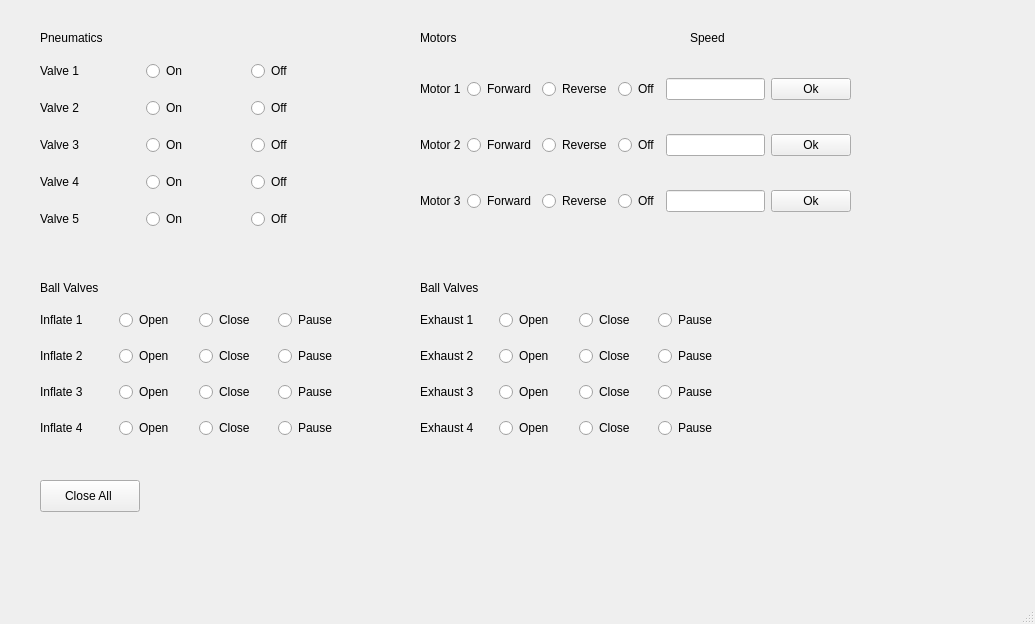
<?xml version="1.0" encoding="UTF-8"?>
<ui version="4.0">
 <class>DebugWindow</class>
 <widget class="QMainWindow" name="DebugWindow">
  <property name="geometry">
   <rect>
    <x>0</x>
    <y>0</y>
    <width>1035</width>
    <height>624</height>
   </rect>
  </property>
  <property name="windowTitle">
   <string>MainWindow</string>
  </property>
  <widget class="QWidget" name="centralwidget">
   <widget class="QWidget" name="gridLayoutWidget">
    <property name="geometry">
     <rect>
      <x>40</x>
      <y>50</y>
      <width>311</width>
      <height>191</height>
     </rect>
    </property>
    <layout class="QGridLayout" name="gridLayout">
     <item row="1" column="1">
      <widget class="QRadioButton" name="Valve2On">
       <property name="text">
        <string>On</string>
       </property>
       <attribute name="buttonGroup">
        <string notr="true">buttonGroup_2</string>
       </attribute>
      </widget>
     </item>
     <item row="2" column="2">
      <widget class="QRadioButton" name="Valve3Off">
       <property name="text">
        <string>Off</string>
       </property>
       <attribute name="buttonGroup">
        <string notr="true">buttonGroup_3</string>
       </attribute>
      </widget>
     </item>
     <item row="3" column="1">
      <widget class="QRadioButton" name="Valve4On">
       <property name="text">
        <string>On</string>
       </property>
       <attribute name="buttonGroup">
        <string notr="true">buttonGroup_4</string>
       </attribute>
      </widget>
     </item>
     <item row="2" column="1">
      <widget class="QRadioButton" name="Valve3On">
       <property name="text">
        <string>On</string>
       </property>
       <attribute name="buttonGroup">
        <string notr="true">buttonGroup_3</string>
       </attribute>
      </widget>
     </item>
     <item row="4" column="2">
      <widget class="QRadioButton" name="Valve5Off">
       <property name="text">
        <string>Off</string>
       </property>
       <attribute name="buttonGroup">
        <string notr="true">buttonGroup_5</string>
       </attribute>
      </widget>
     </item>
     <item row="4" column="1">
      <widget class="QRadioButton" name="Valve5On">
       <property name="text">
        <string>On</string>
       </property>
       <attribute name="buttonGroup">
        <string notr="true">buttonGroup_5</string>
       </attribute>
      </widget>
     </item>
     <item row="3" column="2">
      <widget class="QRadioButton" name="Valve4Off">
       <property name="text">
        <string>Off</string>
       </property>
       <attribute name="buttonGroup">
        <string notr="true">buttonGroup_4</string>
       </attribute>
      </widget>
     </item>
     <item row="0" column="0">
      <widget class="QLabel" name="label_1">
       <property name="text">
        <string>Valve 1</string>
       </property>
      </widget>
     </item>
     <item row="1" column="0">
      <widget class="QLabel" name="label_2">
       <property name="text">
        <string>Valve 2</string>
       </property>
      </widget>
     </item>
     <item row="2" column="0">
      <widget class="QLabel" name="label_3">
       <property name="text">
        <string>Valve 3</string>
       </property>
      </widget>
     </item>
     <item row="3" column="0">
      <widget class="QLabel" name="label_4">
       <property name="text">
        <string>Valve 4</string>
       </property>
      </widget>
     </item>
     <item row="4" column="0">
      <widget class="QLabel" name="label_5">
       <property name="text">
        <string>Valve 5</string>
       </property>
      </widget>
     </item>
     <item row="1" column="2">
      <widget class="QRadioButton" name="Valve2Off">
       <property name="text">
        <string>Off</string>
       </property>
       <attribute name="buttonGroup">
        <string notr="true">buttonGroup_2</string>
       </attribute>
      </widget>
     </item>
     <item row="0" column="1">
      <widget class="QRadioButton" name="Valve1On">
       <property name="text">
        <string>On</string>
       </property>
      </widget>
     </item>
     <item row="0" column="2">
      <widget class="QRadioButton" name="Valve1Off">
       <property name="text">
        <string>Off</string>
       </property>
      </widget>
     </item>
    </layout>
   </widget>
   <widget class="QLabel" name="Pneumatics_label">
    <property name="geometry">
     <rect>
      <x>40</x>
      <y>30</y>
      <width>81</width>
      <height>16</height>
     </rect>
    </property>
    <property name="text">
     <string>Pneumatics</string>
    </property>
   </widget>
   <widget class="QWidget" name="gridLayoutWidget_2">
    <property name="geometry">
     <rect>
      <x>40</x>
      <y>300</y>
      <width>311</width>
      <height>151</height>
     </rect>
    </property>
    <layout class="QGridLayout" name="gridLayout_2">
     <item row="0" column="2">
      <widget class="QRadioButton" name="Ball1OffRbtn">
       <property name="text">
        <string>Close</string>
       </property>
       <attribute name="buttonGroup">
        <string notr="true">buttonGroup_9</string>
       </attribute>
      </widget>
     </item>
     <item row="2" column="2">
      <widget class="QRadioButton" name="Ball3OffRbtn">
       <property name="text">
        <string>Close</string>
       </property>
       <attribute name="buttonGroup">
        <string notr="true">buttonGroup_11</string>
       </attribute>
      </widget>
     </item>
     <item row="0" column="0">
      <widget class="QLabel" name="BV1lbl">
       <property name="text">
        <string>Inflate 1</string>
       </property>
      </widget>
     </item>
     <item row="0" column="1">
      <widget class="QRadioButton" name="Ball1OnRbtn">
       <property name="text">
        <string>Open</string>
       </property>
       <attribute name="buttonGroup">
        <string notr="true">buttonGroup_9</string>
       </attribute>
      </widget>
     </item>
     <item row="1" column="2">
      <widget class="QRadioButton" name="Ball2OffRbtn">
       <property name="text">
        <string>Close</string>
       </property>
       <attribute name="buttonGroup">
        <string notr="true">buttonGroup_10</string>
       </attribute>
      </widget>
     </item>
     <item row="3" column="0">
      <widget class="QLabel" name="BV4lbl">
       <property name="text">
        <string>Inflate 4</string>
       </property>
      </widget>
     </item>
     <item row="2" column="0">
      <widget class="QLabel" name="BV3lbl">
       <property name="text">
        <string>Inflate 3</string>
       </property>
      </widget>
     </item>
     <item row="1" column="1">
      <widget class="QRadioButton" name="Ball2OnRbtn">
       <property name="text">
        <string>Open</string>
       </property>
       <attribute name="buttonGroup">
        <string notr="true">buttonGroup_10</string>
       </attribute>
      </widget>
     </item>
     <item row="3" column="1">
      <widget class="QRadioButton" name="Ball4OnRbtn">
       <property name="text">
        <string>Open</string>
       </property>
       <attribute name="buttonGroup">
        <string notr="true">buttonGroup_12</string>
       </attribute>
      </widget>
     </item>
     <item row="2" column="1">
      <widget class="QRadioButton" name="Ball3OnRbtn">
       <property name="text">
        <string>Open</string>
       </property>
       <attribute name="buttonGroup">
        <string notr="true">buttonGroup_11</string>
       </attribute>
      </widget>
     </item>
     <item row="1" column="0">
      <widget class="QLabel" name="BV2lbl">
       <property name="text">
        <string>Inflate 2</string>
       </property>
      </widget>
     </item>
     <item row="3" column="2">
      <widget class="QRadioButton" name="Ball4OffRbtn">
       <property name="text">
        <string>Close</string>
       </property>
       <attribute name="buttonGroup">
        <string notr="true">buttonGroup_12</string>
       </attribute>
      </widget>
     </item>
     <item row="0" column="3">
      <widget class="QRadioButton" name="BVallPause">
       <property name="text">
        <string>Pause</string>
       </property>
       <attribute name="buttonGroup">
        <string notr="true">buttonGroup_9</string>
       </attribute>
      </widget>
     </item>
     <item row="1" column="3">
      <widget class="QRadioButton" name="BVallPause_2">
       <property name="text">
        <string>Pause</string>
       </property>
       <attribute name="buttonGroup">
        <string notr="true">buttonGroup_10</string>
       </attribute>
      </widget>
     </item>
     <item row="2" column="3">
      <widget class="QRadioButton" name="BVallPause_3">
       <property name="text">
        <string>Pause</string>
       </property>
       <attribute name="buttonGroup">
        <string notr="true">buttonGroup_11</string>
       </attribute>
      </widget>
     </item>
     <item row="3" column="3">
      <widget class="QRadioButton" name="BVallPause_4">
       <property name="text">
        <string>Pause</string>
       </property>
       <attribute name="buttonGroup">
        <string notr="true">buttonGroup_12</string>
       </attribute>
      </widget>
     </item>
    </layout>
   </widget>
   <widget class="QLabel" name="Ball_valve_label">
    <property name="geometry">
     <rect>
      <x>40</x>
      <y>280</y>
      <width>71</width>
      <height>16</height>
     </rect>
    </property>
    <property name="text">
     <string>Ball Valves</string>
    </property>
   </widget>
   <widget class="QWidget" name="gridLayoutWidget_3">
    <property name="geometry">
     <rect>
      <x>420</x>
      <y>50</y>
      <width>431</width>
      <height>191</height>
     </rect>
    </property>
    <layout class="QGridLayout" name="gridLayout_3">
     <item row="2" column="2">
      <widget class="QRadioButton" name="Motor3_rev">
       <property name="text">
        <string>Reverse</string>
       </property>
       <attribute name="buttonGroup">
        <string notr="true">buttonGroup_8</string>
       </attribute>
      </widget>
     </item>
     <item row="1" column="0">
      <widget class="QLabel" name="Motor2_label">
       <property name="text">
        <string>Motor 2</string>
       </property>
      </widget>
     </item>
     <item row="0" column="4">
      <widget class="QLineEdit" name="Motor1_speed">
       <property name="focusPolicy">
        <enum>Qt::StrongFocus</enum>
       </property>
       <property name="readOnly">
        <bool>false</bool>
       </property>
      </widget>
     </item>
     <item row="2" column="0">
      <widget class="QLabel" name="Motor3_label">
       <property name="text">
        <string>Motor 3</string>
       </property>
      </widget>
     </item>
     <item row="1" column="2">
      <widget class="QRadioButton" name="Motor2_rev">
       <property name="text">
        <string>Reverse</string>
       </property>
       <attribute name="buttonGroup">
        <string notr="true">buttonGroup_7</string>
       </attribute>
      </widget>
     </item>
     <item row="0" column="5">
      <widget class="QPushButton" name="send_speed1">
       <property name="text">
        <string>Ok</string>
       </property>
      </widget>
     </item>
     <item row="1" column="1">
      <widget class="QRadioButton" name="Motor2_fwd">
       <property name="text">
        <string>Forward</string>
       </property>
       <attribute name="buttonGroup">
        <string notr="true">buttonGroup_7</string>
       </attribute>
      </widget>
     </item>
     <item row="0" column="0">
      <widget class="QLabel" name="Motor1_label">
       <property name="text">
        <string>Motor 1</string>
       </property>
      </widget>
     </item>
     <item row="2" column="1">
      <widget class="QRadioButton" name="Motor3_fwd">
       <property name="text">
        <string>Forward</string>
       </property>
       <attribute name="buttonGroup">
        <string notr="true">buttonGroup_8</string>
       </attribute>
      </widget>
     </item>
     <item row="2" column="5">
      <widget class="QPushButton" name="send_speed3">
       <property name="text">
        <string>Ok</string>
       </property>
      </widget>
     </item>
     <item row="1" column="4">
      <widget class="QLineEdit" name="Motor2_speed">
       <property name="focusPolicy">
        <enum>Qt::StrongFocus</enum>
       </property>
       <property name="readOnly">
        <bool>false</bool>
       </property>
      </widget>
     </item>
     <item row="0" column="1">
      <widget class="QRadioButton" name="Motor1_fwd">
       <property name="text">
        <string>Forward</string>
       </property>
       <attribute name="buttonGroup">
        <string notr="true">buttonGroup_6</string>
       </attribute>
      </widget>
     </item>
     <item row="0" column="2">
      <widget class="QRadioButton" name="Motor1_rev">
       <property name="text">
        <string>Reverse</string>
       </property>
       <attribute name="buttonGroup">
        <string notr="true">buttonGroup_6</string>
       </attribute>
      </widget>
     </item>
     <item row="2" column="4">
      <widget class="QLineEdit" name="Motor3_speed">
       <property name="focusPolicy">
        <enum>Qt::StrongFocus</enum>
       </property>
       <property name="readOnly">
        <bool>false</bool>
       </property>
      </widget>
     </item>
     <item row="1" column="5">
      <widget class="QPushButton" name="send_speed2">
       <property name="text">
        <string>Ok</string>
       </property>
      </widget>
     </item>
     <item row="0" column="3">
      <widget class="QRadioButton" name="Motor1Off">
       <property name="text">
        <string>Off</string>
       </property>
       <attribute name="buttonGroup">
        <string notr="true">buttonGroup_6</string>
       </attribute>
      </widget>
     </item>
     <item row="1" column="3">
      <widget class="QRadioButton" name="Motor2Off">
       <property name="text">
        <string>Off</string>
       </property>
       <attribute name="buttonGroup">
        <string notr="true">buttonGroup_7</string>
       </attribute>
      </widget>
     </item>
     <item row="2" column="3">
      <widget class="QRadioButton" name="Motor3Off">
       <property name="text">
        <string>Off</string>
       </property>
       <attribute name="buttonGroup">
        <string notr="true">buttonGroup_8</string>
       </attribute>
      </widget>
     </item>
    </layout>
   </widget>
   <widget class="QLabel" name="Motor_label">
    <property name="geometry">
     <rect>
      <x>420</x>
      <y>30</y>
      <width>58</width>
      <height>16</height>
     </rect>
    </property>
    <property name="text">
     <string>Motors</string>
    </property>
   </widget>
   <widget class="QLabel" name="MotorSpeedlbl">
    <property name="geometry">
     <rect>
      <x>690</x>
      <y>30</y>
      <width>58</width>
      <height>16</height>
     </rect>
    </property>
    <property name="text">
     <string>Speed</string>
    </property>
   </widget>
   <widget class="QWidget" name="gridLayoutWidget_4">
    <property name="geometry">
     <rect>
      <x>420</x>
      <y>300</y>
      <width>311</width>
      <height>151</height>
     </rect>
    </property>
    <layout class="QGridLayout" name="gridLayout_4">
     <item row="0" column="2">
      <widget class="QRadioButton" name="Ball5OffRbtn">
       <property name="text">
        <string>Close</string>
       </property>
       <attribute name="buttonGroup">
        <string notr="true">buttonGroup</string>
       </attribute>
      </widget>
     </item>
     <item row="2" column="2">
      <widget class="QRadioButton" name="Ball7OffRbtn">
       <property name="text">
        <string>Close</string>
       </property>
       <attribute name="buttonGroup">
        <string notr="true">buttonGroup_14</string>
       </attribute>
      </widget>
     </item>
     <item row="0" column="0">
      <widget class="QLabel" name="BV5lbl">
       <property name="text">
        <string>Exhaust 1</string>
       </property>
      </widget>
     </item>
     <item row="0" column="1">
      <widget class="QRadioButton" name="Ball5OnRbtn">
       <property name="text">
        <string>Open</string>
       </property>
       <attribute name="buttonGroup">
        <string notr="true">buttonGroup</string>
       </attribute>
      </widget>
     </item>
     <item row="1" column="2">
      <widget class="QRadioButton" name="Ball6OffRbtn">
       <property name="text">
        <string>Close</string>
       </property>
       <attribute name="buttonGroup">
        <string notr="true">buttonGroup_13</string>
       </attribute>
      </widget>
     </item>
     <item row="3" column="0">
      <widget class="QLabel" name="BV8lbl">
       <property name="text">
        <string>Exhaust 4</string>
       </property>
      </widget>
     </item>
     <item row="2" column="0">
      <widget class="QLabel" name="BV7lbl">
       <property name="text">
        <string>Exhaust 3</string>
       </property>
      </widget>
     </item>
     <item row="1" column="1">
      <widget class="QRadioButton" name="Ball6OnRbtn">
       <property name="text">
        <string>Open</string>
       </property>
       <attribute name="buttonGroup">
        <string notr="true">buttonGroup_13</string>
       </attribute>
      </widget>
     </item>
     <item row="3" column="1">
      <widget class="QRadioButton" name="Ball8OnRbtn">
       <property name="text">
        <string>Open</string>
       </property>
       <attribute name="buttonGroup">
        <string notr="true">buttonGroup_15</string>
       </attribute>
      </widget>
     </item>
     <item row="2" column="1">
      <widget class="QRadioButton" name="Ball7OnRbtn">
       <property name="text">
        <string>Open</string>
       </property>
       <attribute name="buttonGroup">
        <string notr="true">buttonGroup_14</string>
       </attribute>
      </widget>
     </item>
     <item row="1" column="0">
      <widget class="QLabel" name="BV6lbl">
       <property name="text">
        <string>Exhaust 2</string>
       </property>
      </widget>
     </item>
     <item row="3" column="2">
      <widget class="QRadioButton" name="Ball8OffRbtn">
       <property name="text">
        <string>Close</string>
       </property>
       <attribute name="buttonGroup">
        <string notr="true">buttonGroup_15</string>
       </attribute>
      </widget>
     </item>
     <item row="0" column="3">
      <widget class="QRadioButton" name="BVallPause_5">
       <property name="text">
        <string>Pause</string>
       </property>
      </widget>
     </item>
     <item row="1" column="3">
      <widget class="QRadioButton" name="BVallPause_6">
       <property name="text">
        <string>Pause</string>
       </property>
      </widget>
     </item>
     <item row="2" column="3">
      <widget class="QRadioButton" name="BVallPause_7">
       <property name="text">
        <string>Pause</string>
       </property>
      </widget>
     </item>
     <item row="3" column="3">
      <widget class="QRadioButton" name="BVallPause_8">
       <property name="text">
        <string>Pause</string>
       </property>
      </widget>
     </item>
    </layout>
   </widget>
   <widget class="QLabel" name="Ball_valve_label_2">
    <property name="geometry">
     <rect>
      <x>420</x>
      <y>280</y>
      <width>71</width>
      <height>16</height>
     </rect>
    </property>
    <property name="text">
     <string>Ball Valves</string>
    </property>
   </widget>
   <widget class="QPushButton" name="closeAll">
    <property name="geometry">
     <rect>
      <x>40</x>
      <y>480</y>
      <width>100</width>
      <height>32</height>
     </rect>
    </property>
    <property name="text">
     <string>Close All </string>
    </property>
   </widget>
  </widget>
  <widget class="QMenuBar" name="menubar">
   <property name="geometry">
    <rect>
     <x>0</x>
     <y>0</y>
     <width>1035</width>
     <height>36</height>
    </rect>
   </property>
  </widget>
  <widget class="QStatusBar" name="statusbar"/>
 </widget>
 <resources/>
 <connections/>
 <buttongroups>
  <buttongroup name="buttonGroup_2"/>
  <buttongroup name="buttonGroup_4"/>
  <buttongroup name="buttonGroup_10"/>
  <buttongroup name="buttonGroup_8"/>
  <buttongroup name="buttonGroup_3"/>
  <buttongroup name="buttonGroup_6"/>
  <buttongroup name="buttonGroup_9"/>
  <buttongroup name="buttonGroup_5"/>
  <buttongroup name="buttonGroup_12"/>
  <buttongroup name="buttonGroup_11"/>
  <buttongroup name="buttonGroup_7"/>
  <buttongroup name="buttonGroup"/>
  <buttongroup name="buttonGroup_13"/>
  <buttongroup name="buttonGroup_14"/>
  <buttongroup name="buttonGroup_15"/>
 </buttongroups>
</ui>
